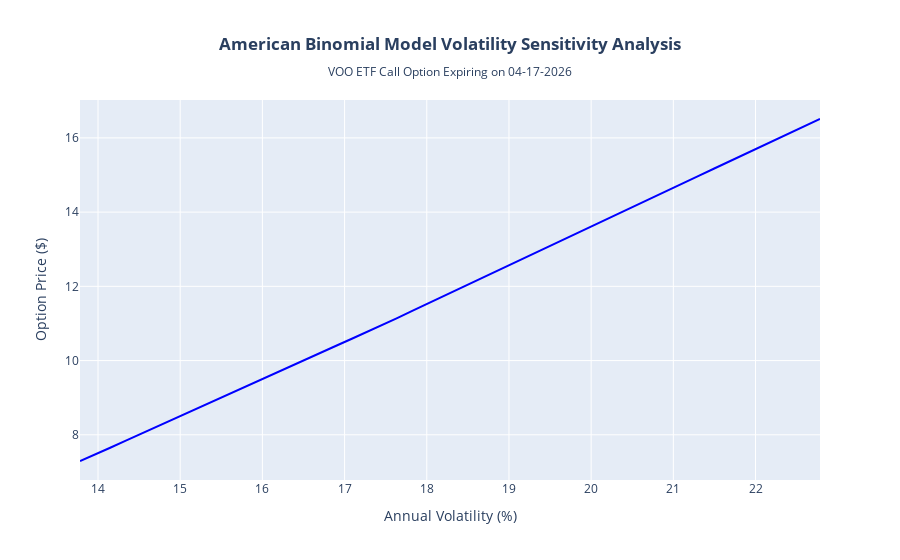

Notebook source saved alongside this figure:
### Code cell
# Plot volatility sensitivity analysis

fig = go.Figure()

fig.add_trace(go.Scatter(
    x = np.array(px_dict['annual_vol']) * 100,
    y = px_dict['option_px'],
    mode = 'lines',
    line = dict(color='blue', width=2)
))

fig.update_layout(
    title = {
        'text': f'<b>American Binomial Model Volatility Sensitivity Analysis</b><br><sub>VOO ETF Call Option Expiring on {expiration_date.strftime("%m-%d-%Y")}</sub>',
        'x': 0.5,
        'xanchor': 'center'
    },
    xaxis_title = 'Annual Volatility (%)',
    yaxis_title = 'Option Price ($)',
)

fig.show()

### Figure 1 — Plotly figure (JSON) as saved in the notebook; plotly's stock layout.template omitted (floating-point values rounded to 4 significant figures)
{"data": [{"line": {"color": "blue", "width": 2}, "mode": "lines", "type": "scatter", "x": [13.78, 13.96, 14.15, 14.33, 14.52, 14.7, 14.88, 15.07, 15.25, 15.43, 15.62, 15.8, 15.99, 16.17, 16.35, 16.54, 16.72, 16.9, 17.09, 17.27, 17.46, 17.64, 17.82, 18.01, 18.19, 18.37, 18.56, 18.74, 18.93, 19.11, 19.29, 19.48, 19.66, 19.84, 20.03, 20.21, 20.4, 20.58, 20.76, 20.95, 21.13, 21.31, 21.5, 21.68, 21.87, 22.05, 22.23, 22.42, 22.6, 22.78], "y": [7.294, 7.466, 7.651, 7.837, 8.022, 8.207, 8.391, 8.576, 8.76, 8.943, 9.127, 9.31, 9.494, 9.677, 9.859, 10.04, 10.22, 10.41, 10.59, 10.77, 10.95, 11.14, 11.34, 11.53, 11.72, 11.92, 12.11, 12.3, 12.49, 12.69, 12.88, 13.07, 13.26, 13.45, 13.65, 13.84, 14.03, 14.22, 14.41, 14.6, 14.79, 14.98, 15.18, 15.37, 15.56, 15.75, 15.94, 16.13, 16.32, 16.51]}], "layout": {"title": {"text": "<b>American Binomial Model Volatility Sensitivity Analysis</b><br><sub>VOO ETF Call Option Expiring on 04-17-2026</sub>", "x": 0.5, "xanchor": "center"}, "xaxis": {"title": {"text": "Annual Volatility (%)"}}, "yaxis": {"title": {"text": "Option Price ($)"}}}}
